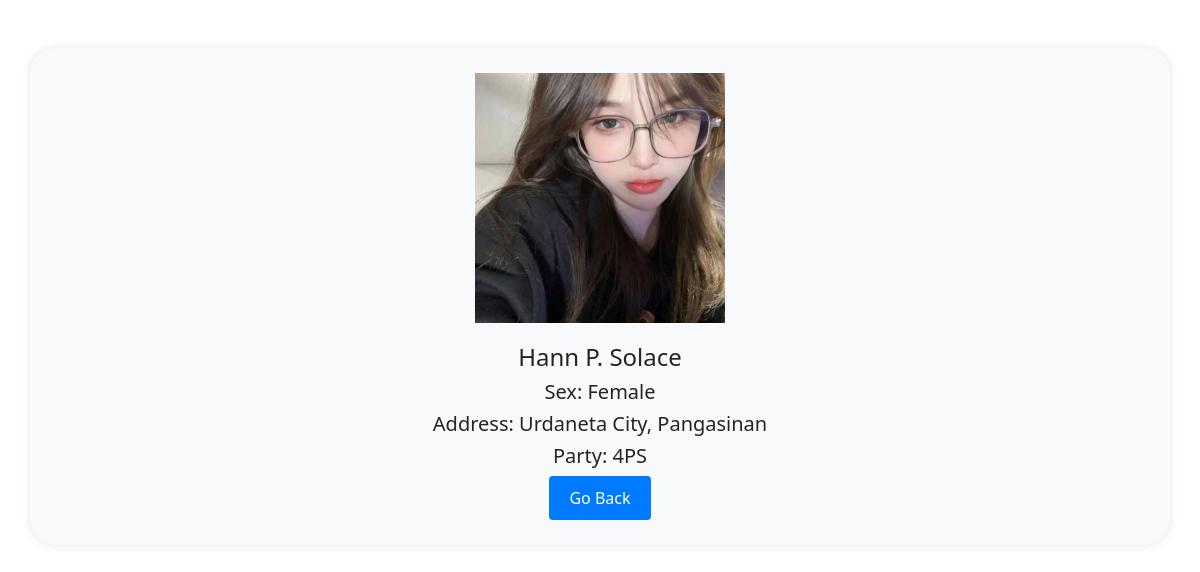
The app's page /read.php?id=11 with its own data.
### tables this page shows
CREATE TABLE `candidates` (
  `idno` int(11) NOT NULL,
  `firstname` varchar(55) NOT NULL,
  `lastname` varchar(55) NOT NULL,
  `mi` varchar(55) NOT NULL,
  `sex` varchar(55) NOT NULL,
  `address` varchar(255) NOT NULL,
  `party` varchar(55) NOT NULL,
  `picture` varchar(255) NOT NULL
);

### read.php (the view, shortened to what this page needs)
<!DOCTYPE html>
<html lang="en">
<head>
    <link rel="stylesheet" href="https://cdn.datatables.net/1.13.6/css/jquery.dataTables.css" />
    <link href="https://cdn.jsdelivr.net/npm/bootstrap@5.0.2/dist/css/bootstrap.min.css" rel="stylesheet">
</head>
<body>
    <div class="container mt-5">
    <?php
    require("config.php");
        if(isset($_GET['id'])){
            $idno = $_GET['id'];
            $query = "SELECT * FROM candidates WHERE idno = $idno";
            $result = $connect->query($query);
            if ($result->num_rows > 0) {
                $row = $result->fetch_assoc();
                echo "<div class='image-cen'>";
                echo '<img src="' . $row['picture'] . '" width="250" height="250" alt="Candidate Picture">';
                echo "</div>";
                echo "<h4>" . $row['firstname'] . " " . $row['mi'] . " " . $row['lastname'] . "</h4>";
                echo "<h5>Sex: " . $row['sex'] . "</h5>";
                echo "<h5>Address: " . $row['address'] . "</h5>";
                echo "<h5>Party: " . $row['party'] . "</h5>";
                echo '<button class="btn btn-back"><a href="index.php">Go Back</a></button>';
            } else {
                echo "No candidate found with that ID.";
            }
        }
    ?>
    </div>
</body>
</html>

### read.php (style rules this page uses)
.container { text-align: center; background-color: #f8f9fa; padding: 25px; border-radius: 25px; box-shadow: 0 0 10px rgba(0, 0, 0, 0.1); }
.image-cen { margin-bottom: 20px; }
.btn-back { background-color: #007BFF; color: white; border: none; padding: 10px 20px; }
.btn-back a { text-decoration: none; color: white; }

### records on screen
candidates: picture (picture), firstname "Hann", mi "P.", lastname "Solace", sex "Female", address "Urdaneta City, Pangasinan", party "4PS"
